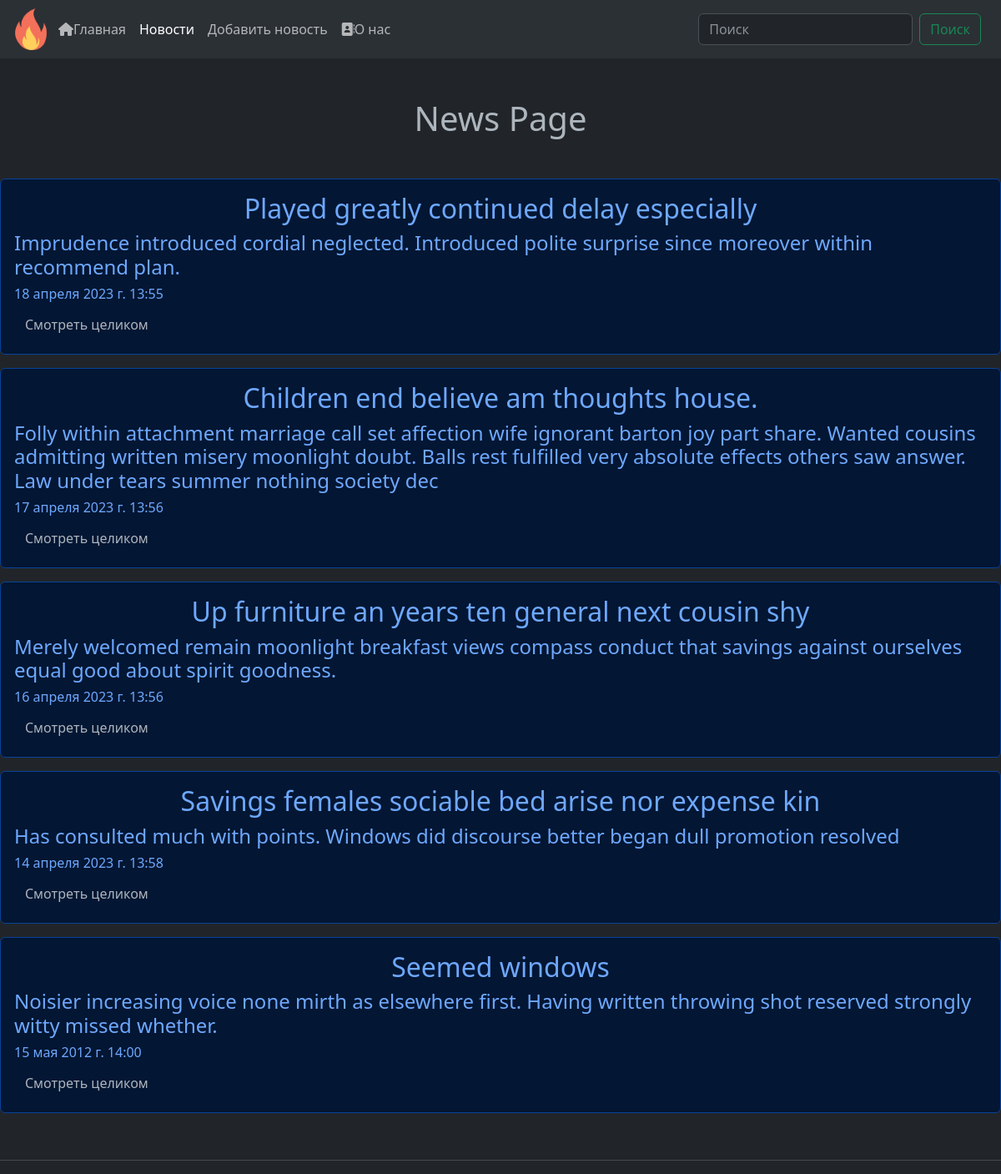
Page /news/ on the committed database.
### dbwork/models.py (models this page shows, shortened)
class news_post(models.Model):
    news_title = models.CharField('Название', max_length=50)
    news_anounsment = models.CharField('Анонс', max_length=250)
    news_escription = models.TextField('Статья', max_length=2500)
    news_date = models.DateTimeField('Дата')

### dbwork/views.py (the view)
# urls.py: path('', views.news_home, name="news"),
def news_home(request):
    news = news_post.objects.order_by('-news_date')
    return render(request, 'dbwork/news_home.html', {'news': news})

### dbwork/templates/dbwork/news_home.html (shortened to what this page needs)
{% extends 'dbwork/base.html' %}
{% block active-news %}
active
{% endblock %}
{% block content1 %}
<h1 class="text-center my-5">News Page</h1>
{% if news %}
{% for post in news %}
    <div class="alert alert-primary my-3">
        <h2 class="text-center">{{ post.news_title }}</h2>
        <h4>{{ post.news_anounsment }}</h4>
        <h6>{{ post.news_date }}</h6>
        <a href="{% url 'new-detail' post.id %}" class="btn">Смотреть целиком</a>
    </div>
{% endfor %}
{% else %}
<h2>Записей пока еще нет..</h2>
{% endif %}
{% endblock %}

### dbwork/templates/dbwork/base.html (shortened to what this page needs)
{% load static %}
<!DOCTYPE html>
<html lang="en" data-bs-theme="dark">
<head>
  <link href="https://cdn.jsdelivr.net/npm/bootstrap@5.3.0-alpha3/dist/css/bootstrap.min.css" rel="stylesheet"
>
</head>
<body>
  <aside>
    <nav class="navbar navbar-expand-lg bg-body-tertiary">
      <div class="container-fluid">
        <img src="{% static 'main/img/flame.png' %}" alt="" width="50px">
        <div class="collapse navbar-collapse" id="navbarNav">
          <ul class="navbar-nav">
            <li class="nav-item">
              <a class="nav-link {% block active-index %}{% endblock %}" aria-current="page" href="{% url 'home' %}"><i
                  class="fa fa-home" aria-hidden="true"></i>Главная</a>
            </li>
            <li class="nav-item">
              <a class="nav-link {% block active-news %}{% endblock %}" href="{% url 'news' %}">Новости</a>
            </li>
            <li class="nav-item">
              <a class="nav-link {% block active-create %}{% endblock %}" href="{% url 'create' %}">Добавить новость</a>
            </li>
            <li class="nav-item">
              <a class="nav-link {% block active-about %}{% endblock %}" href="{% url 'about' %}"><i
                  class="fa-solid fa-address-book"></i>О нас</a>
            </li>
          </ul>
        </div>
        <nav class="navbar">
          <div class="container-fluid">
            <form class="d-flex">
              <input class="form-control me-2" type="search" placeholder="Поиск" aria-label="Поиск">
              <button class="btn btn-outline-success" type="submit">Поиск</button>
            </form>
          </div>
        </nav>
      </div>
    </nav>
  </aside>
  <section>
    {% block content1 %}
    {% endblock %}
    <br>
    <hr>
  </section>
</body>
</html>

### rows in the picture
news_post: news_title "Played greatly continued delay especially", news_anounsment "Imprudence introduced cordial neglected. Introduced polite surprise since moreover within recommend plan.", news_date "18 апреля 2023 г. 13:55"
news_post: news_title "Children end believe am thoughts house.", news_anounsment "Folly within attachment marriage call set affection wife ignorant barton joy part share. Wanted cousins admitting written misery moonlight doubt. Balls rest fulfilled very absolute effects others saw answer. Law under tears summer nothing society dec", news_date "17 апреля 2023 г. 13:56"
news_post: news_title "Up furniture an years ten general next cousin shy", news_anounsment "Merely welcomed remain moonlight breakfast views compass conduct that savings against ourselves equal good about spirit goodness.", news_date "16 апреля 2023 г. 13:56"
news_post: news_title "Savings females sociable bed arise nor expense kin", news_anounsment "Has consulted much with points. Windows did discourse better began dull promotion resolved", news_date "14 апреля 2023 г. 13:58"
news_post: news_title "Seemed windows", news_anounsment "Noisier increasing voice none mirth as elsewhere first. Having written throwing shot reserved strongly witty missed whether.", news_date "15 мая 2012 г. 14:00"
